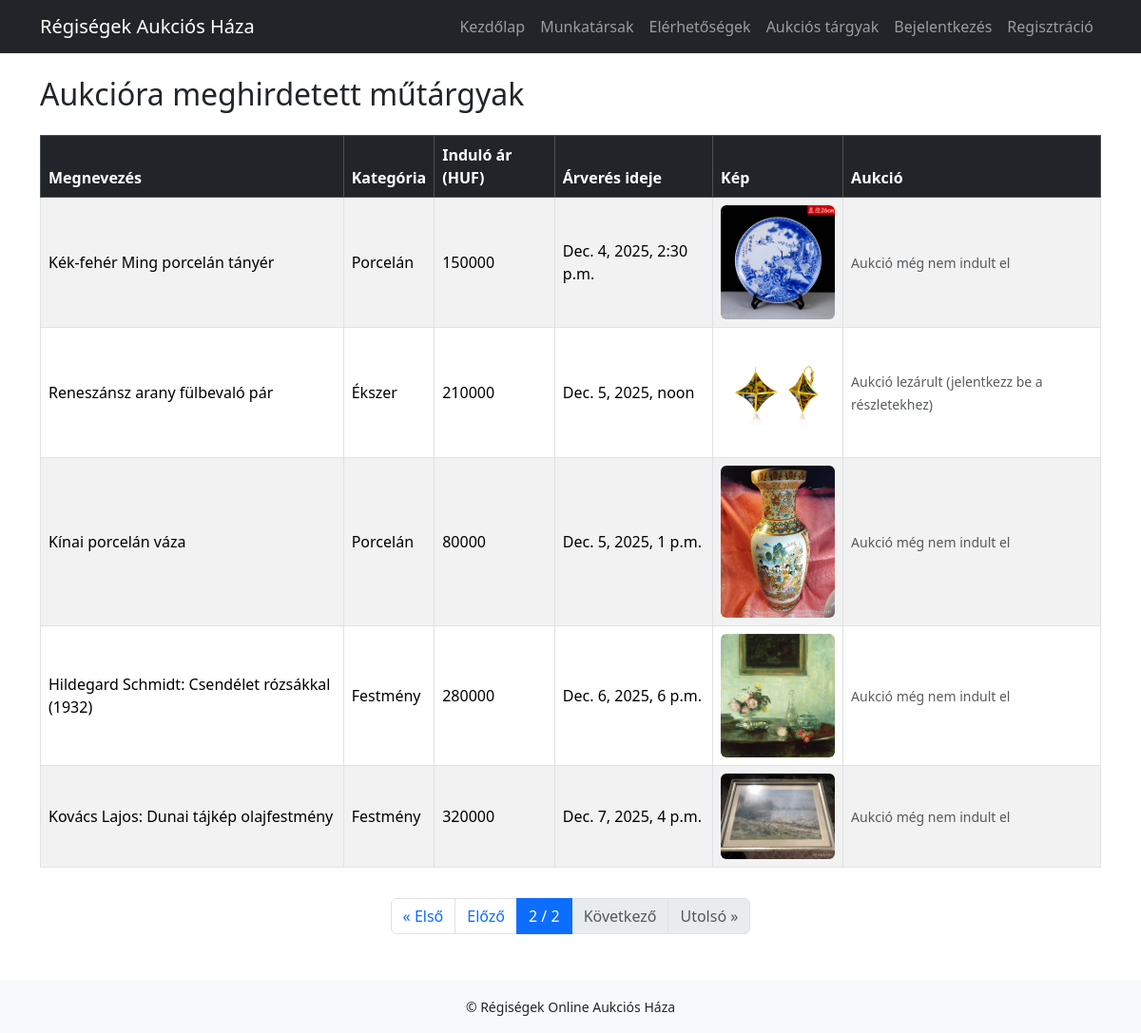
Page /targyak/?page=2 on the committed database.
### auction/models.py (models this page shows, shortened)
class Item(models.Model):
    CATEGORY_CHOICES = [
        ('festmény', 'Festmény'),
        ('ékszer', 'Ékszer'),
        ('porcelán', 'Porcelán'),
    ]
    name = models.CharField("Megnevezés", max_length=100)
    starting_price = models.DecimalField("Induló ár (HUF)", max_digits=10, decimal_places=0)  # induló ár
    auction_time = models.DateTimeField("Árverés ideje")
    category = models.CharField("Kategória", max_length=20, choices=CATEGORY_CHOICES)
    image = models.ImageField(upload_to='item_images/', null=True, blank=True)
    is_active = models.BooleanField(default=False)          # Fut-e az aukció?
    is_closed = models.BooleanField(default=False)  # végleg lezárult-e
    current_price = models.DecimalField(max_digits=10, decimal_places=0, null=True, blank=True)
    winner = models.ForeignKey(User, null=True, blank=True, on_delete=models.SET_NULL)

### auction/views.py (the view)
# urls.py: path("targyak/", views.items, name="items"),
def items(request):
    item_list = Item.objects.all().order_by("auction_time")
    paginator = Paginator(item_list, 5)
    page_number = request.GET.get("page")
    page_obj = paginator.get_page(page_number)
    is_auctioneer = False
    if request.user.is_authenticated:
        is_auctioneer = request.user.groups.filter(name="arverezo").exists()
    return render(request, "auction/items.html", {
        "page_obj": page_obj,
        "is_auctioneer": is_auctioneer,
    })

### auction/templates/auction/items.html
{% extends "auction/base.html" %}
{% block content %}
<h2 class="mb-4">Aukcióra meghirdetett műtárgyak</h2>
{% if page_obj %}
<div class="table-responsive">
    <table class="table table-striped table-bordered align-middle">
        <thead class="table-dark">
            <tr>
                <th>Megnevezés</th>
                <th>Kategória</th>
                <th>Induló ár (HUF)</th>
                <th>Árverés ideje</th>
                <th>Kép</th>
                <th>Aukció</th>
            </tr>
        </thead>
        <tbody>
            {% for item in page_obj %}
            <tr>
                <td>{{ item.name }}</td>
                <td>{{ item.get_category_display }}</td>
                <td>{{ item.starting_price }}</td>
                <td>{{ item.auction_time }}</td>
                <td>
                    {% if item.image %}
                    <img src="{{ item.image.url }}" style="width: 120px; height: auto; border-radius: 6px;"
                        alt="{{ item.name }}">
                    {% else %}
                    <span class="text-muted">Nincs kép</span>
                    {% endif %}
                </td>
                <td>
                    {% if is_auctioneer %}
                    {% if item.is_active %}
                    <a href="{% url 'stop_auction' item.id %}" class="btn btn-danger btn-sm mb-1">
                        Leállítás
                    </a>
                    {% elif item.is_closed %}
                    {% if item.winner and item.current_price %}
                    <div class="small">
                        <strong>Elkelt:</strong> {{ item.winner.username }}<br>
                        <strong>Végső ár:</strong> {{ item.current_price }} HUF
                    </div>
                    {% else %}
                    <span class="text-muted small">Aukció lezárva (nincs érvényes licit)</span>
                    {% endif %}
                    {% else %}
                    <a href="{% url 'start_auction' item.id %}" class="btn btn-success btn-sm mb-1">
                        Indítás
                    </a>
                    {% endif %}
                    {% else %}
                    {% if user.is_authenticated %}
                    {% if item.is_active %}
                    <a href="{% url 'bid' item.id %}" class="btn btn-primary btn-sm">
                        Licitálok
                    </a>
                    {% elif item.is_closed %}
                    {% if item.winner and item.current_price %}
                    <div class="small">
                        <strong>Elkelt:</strong> {{ item.winner.username }}<br>
                        <strong>Végső ár:</strong> {{ item.current_price }} HUF
                    </div>
                    {% else %}
                    <span class="text-muted small">Aukció lezárva</span>
                    {% endif %}
                    {% else %}
                    <span class="text-muted small">Aukció még nem indult el</span>
                    {% endif %}
                    {% else %}
                    {% if item.is_active %}
                    <a href="{% url 'login' %}" class="btn btn-outline-secondary btn-sm">
                        Jelentkezz be a licithez
                    </a>
                    {% elif item.is_closed %}
                    <span class="text-muted small">
                        Aukció lezárult (jelentkezz be a részletekhez)
                    </span>
                    {% else %}
                    <span class="text-muted small">Aukció még nem indult el</span>
                    {% endif %}
                    {% endif %}
                    {% endif %}
                </td>
            </tr>
            {% endfor %}
        </tbody>
    </table>
</div>
<nav aria-label="Oldalak">
    <ul class="pagination justify-content-center mt-3">
        {% if page_obj.has_previous %}
        <li class="page-item"><a class="page-link" href="?page=1">&laquo; Első</a></li>
        <li class="page-item"><a class="page-link" href="?page={{ page_obj.previous_page_number }}">Előző</a></li>
        {% else %}
        <li class="page-item disabled"><span class="page-link">&laquo; Első</span></li>
        <li class="page-item disabled"><span class="page-link">Előző</span></li>
        {% endif %}
        <li class="page-item active">
            <span class="page-link">{{ page_obj.number }} / {{ page_obj.paginator.num_pages }}</span>
        </li>
        {% if page_obj.has_next %}
        <li class="page-item"><a class="page-link" href="?page={{ page_obj.next_page_number }}">Következő</a></li>
        <li class="page-item"><a class="page-link" href="?page={{ page_obj.paginator.num_pages }}">Utolsó &raquo;</a>
        </li>
        {% else %}
        <li class="page-item disabled"><span class="page-link">Következő</span></li>
        <li class="page-item disabled"><span class="page-link">Utolsó &raquo;</span></li>
        {% endif %}
    </ul>
</nav>
{% endif %}
{% endblock %}

### rows in the picture
Item: name "Kék-fehér Ming porcelán tányér", category "Porcelán", starting_price "150000", auction_time "Dec. 4, 2025, 2:30 p.m.", image (picture), is_active "Aukció még nem indult el"
Item: name "Reneszánsz arany fülbevaló pár", category "Ékszer", starting_price "210000", auction_time "Dec. 5, 2025, noon", image (picture), shows "Aukció lezárult (jelentkezz be a részletekhez)"
Item: name "Kínai porcelán váza", category "Porcelán", starting_price "80000", auction_time "Dec. 5, 2025, 1 p.m.", image (picture), is_active "Aukció még nem indult el"
Item: name "Hildegard Schmidt: Csendélet rózsákkal (1932)", category "Festmény", starting_price "280000", auction_time "Dec. 6, 2025, 6 p.m.", image (picture), is_active "Aukció még nem indult el"
Item: name "Kovács Lajos: Dunai tájkép olajfestmény", category "Festmény", starting_price "320000", auction_time "Dec. 7, 2025, 4 p.m.", image (picture), is_active "Aukció még nem indult el"

### other values in the picture
{{ page_obj.number }} "2"
{{ page_obj.paginator.num_pages }} "2"
